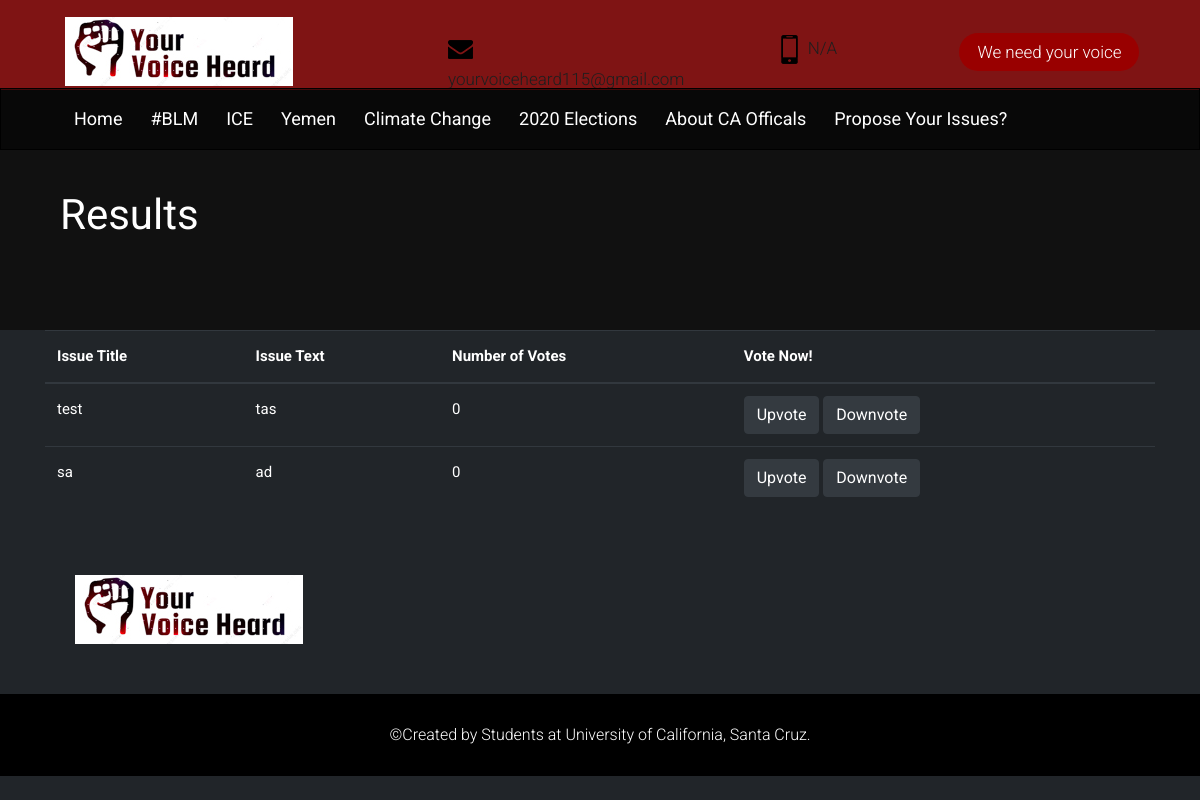
The app's page /results, older data.
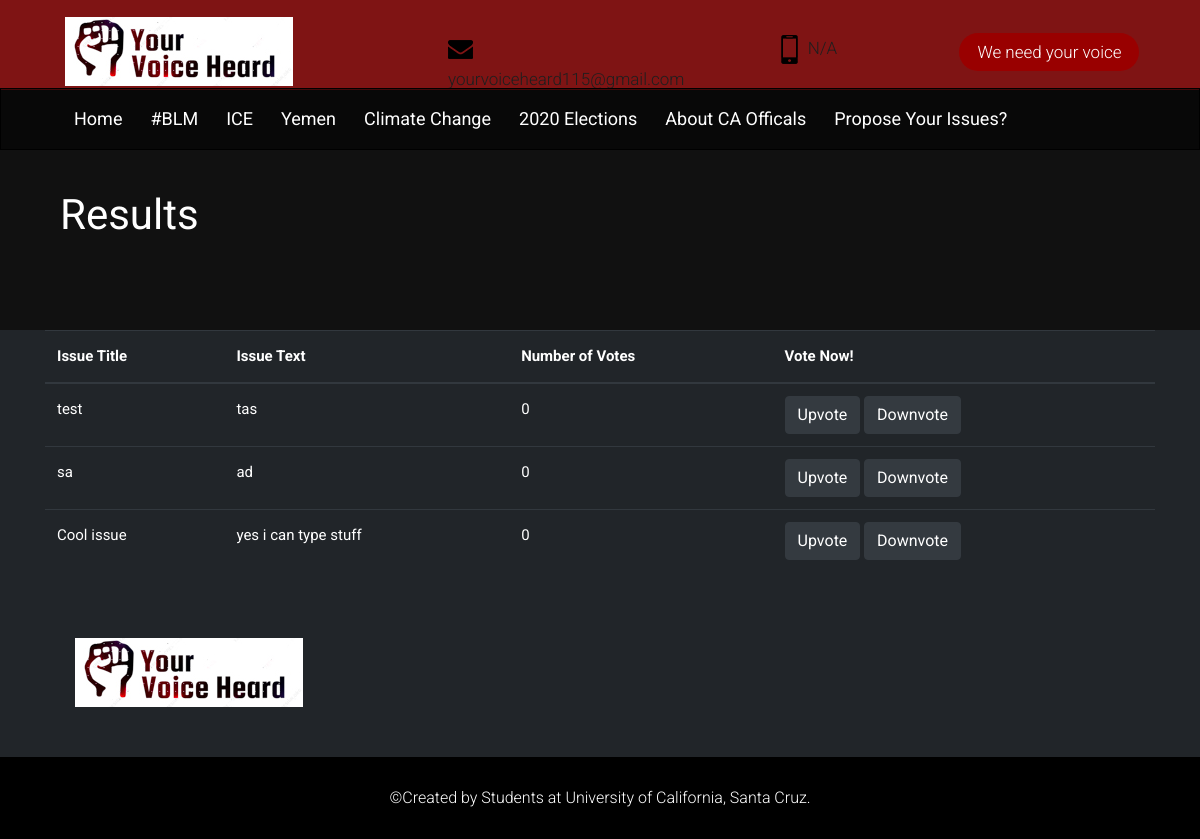
The same page, newer data.
### emailreps/models.py (models this page shows, shortened)
class Issue(models.Model):
    issue_name = models.CharField(max_length=200)
    issue_text = models.TextField()

### emailreps/views.py (the view)
# urls.py: path('results', views.results, name='results'),
def results(request):
    curr_issues = Issue.objects.annotate(true_vote=Coalesce(Sum('vote__vote_type'), 0)).order_by('-true_vote')
    context = {'issues': curr_issues}
    return render(request, 'results.html', context)

### emailreps/templates/results.html (shortened to what the changed rows need)
{% load static %}
<!DOCTYPE html>
<html lang="en">
<head>
    <link rel="stylesheet" href="{% static 'website/css/bootstrap.min.css' %}" />
    <link rel="stylesheet" href="{% static 'website/css/pogo-slider.min.css' %}" />
    <link rel="stylesheet" href="{% static 'website/css/style.css' %}" />
    <link rel="stylesheet" href="{% static 'website/css/responsive.css' %}" />
    <link rel="stylesheet" href="{% static 'website/css/custom.css' %}" />
</head>
<body id="inner_page" data-spy="scroll" data-target="#navbar-wd" data-offset="98">
    <div class="container">
        <table id="IssueTable" class= "table table-dark">
            <thead>
                <tr>
                    <th scope="col">Issue Title</th>
                    <th scope="col">Issue Text</th>
                    <th scope="col">Number of Votes</th>
                    <th scope="col">Vote Now!</th>
                </tr>
            </thead>
            <tbody>
            {% for issue in issues %}
                <tr>
                    <td>{{issue.issue_name}} </td>
                    <td>{{issue.issue_text}} </td>
                    <td>{{issue.true_vote}} </td>
                    <td>
                        <a href="{% url 'emailreps:upvote' id=issue.id %}" class='btn btn-dark'> Upvote </a>
                        <a href="{% url 'emailreps:downvote' id=issue.id %}" class='btn btn-dark'> Downvote </a>
                    </td>
                </tr>
            {% endfor %}
            </tbody>
        </table>
    </div>
</body>
</html>

Row changes from the older to the newer data that the page shows:
added Issue: issue_name "Cool issue", issue_text "yes i can type stuff", true_vote "0"
